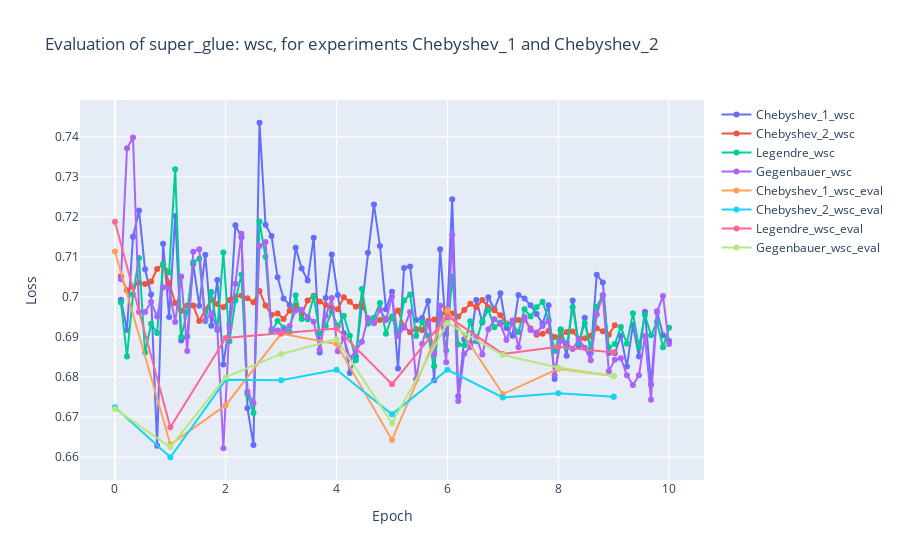

Notebook cell for this chart:
### Code cell
fig = go.Figure()

# BENCHMARKS = ["glue", "super_glue"]
benchmark = "super_glue"

# "glue" datasets: ["cola", "mnli", "mrpc", "qnli", "qqp", "rte", "sst2", "stsb", "wnli"]
# "super_glue" datasets: ["boolq", "cb", "copa", "rte", "wic", "wsc"]
dataset_name = "wsc"

# experiments choose from ["Baseline", "Fair_baseline", "Gegenbauer", "Chebyshev_1", "Chebyshev_2", "Legendre"]

experiment_1 = "Chebyshev_1"
experiment_2 = "Chebyshev_2"
experiment_3 = "Legendre"
experiment_4 = "Gegenbauer"

# Add training and evaluation traces
file_path_1 = f"/usrvol/final_results_no_checkpoint/{experiment_1}_BERT_FINAL_KAN_linear_no_layer/{benchmark}/{dataset_name}/losses.json"
file_path_2 = f"/usrvol/final_results_no_checkpoint/{experiment_2}_BERT_FINAL_KAN_linear_no_layer/{benchmark}/{dataset_name}/losses.json"
file_path_3 = f"/usrvol/final_results_no_checkpoint/{experiment_3}_BERT_FINAL_KAN_linear_no_layer/{benchmark}/{dataset_name}/losses.json"
file_path_4 = f"/usrvol/final_results_no_checkpoint/{experiment_4}_BERT_FINAL_KAN_linear_no_layer/{benchmark}/{dataset_name}/losses.json"

# Loss
fig = generate_from_json(fig=fig, json_file_path=file_path_1, trace_name=f"{experiment_1}_{dataset_name}", key="loss", smooth=True, window_size=1)
fig = generate_from_json(fig=fig, json_file_path=file_path_2, trace_name=f"{experiment_2}_{dataset_name}", key="loss", smooth=True, window_size=10)
fig = generate_from_json(fig=fig, json_file_path=file_path_3, trace_name=f"{experiment_3}_{dataset_name}", key="loss", smooth=True, window_size=1)
fig = generate_from_json(fig=fig, json_file_path=file_path_4, trace_name=f"{experiment_4}_{dataset_name}", key="loss", smooth=True, window_size=1)

# Eval Loss
fig = generate_from_json(fig=fig, json_file_path=file_path_1, trace_name=f"{experiment_1}_{dataset_name}_eval", key="eval_loss", smooth=False)
fig = generate_from_json(fig=fig, json_file_path=file_path_2, trace_name=f"{experiment_2}_{dataset_name}_eval", key="eval_loss", smooth=False)
fig = generate_from_json(fig=fig, json_file_path=file_path_3, trace_name=f"{experiment_3}_{dataset_name}_eval", key="eval_loss", smooth=False)
fig = generate_from_json(fig=fig, json_file_path=file_path_4, trace_name=f"{experiment_4}_{dataset_name}_eval", key="eval_loss", smooth=False)

# Gradient Norm
#fig = generate_from_json(fig=fig, json_file_path=file_path_1, trace_name=f"{experiment_1}_{dataset_name}_grad_norm", key="grad_norm", smooth=True, window_size=10)
#fig = generate_from_json(fig=fig, json_file_path=file_path_2, trace_name=f"{experiment_2}_{dataset_name}_grad_norm", key="grad_norm", smooth=True, window_size=10)

# F1
#fig = plot_f1_from_folder(fig=fig, folder_path=file_path_1_f1, trace_name=f"Fair_MLP_{dataset_name}_F1", smooth=False)
#fig = plot_f1_from_folder(fig=fig, folder_path=file_path_2_f1, trace_name=f"Gegenbauer_{dataset_name}_F1", smooth=False)
#fig = plot_f1_from_folder(fig=fig, folder_path=file_path_1_f1, trace_name=f"{experiment_1}_{dataset_name}_F1", smooth=False)
# Update layout
fig.update_layout(
    title=f"Evaluation of {benchmark}: {dataset_name}, for experiments {experiment_1} and {experiment_2}",
    xaxis_title="Epoch",
    yaxis_title="Loss",
    template="plotly",
    showlegend=True
)

# Show the figure
fig.show()
